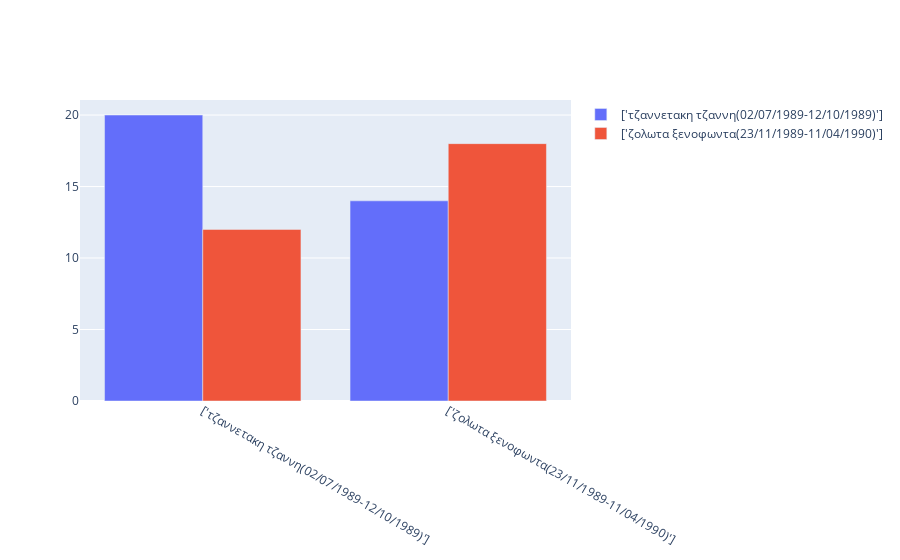

Source (notebook cell):
### Code cell
import plotly.graph_objects as go

animals=list(total[123].keys())

fig = go.Figure(data=[
    go.Bar(name=list(total[123].keys())[0], x=animals, y=[20, 14, 23]),
    go.Bar(name=list(total[123].keys())[1], x=animals, y=[12, 18, 29])
])
# Change the bar mode
fig.update_layout(barmode='group')
fig.show()

### Figure 1 — Plotly figure (JSON) as saved in the notebook; plotly's stock layout.template omitted (floating-point values rounded to 4 significant figures)
{"data": [{"name": "['τζαννετακη τζαννη(02/07/1989-12/10/1989)']", "type": "bar", "x": ["['τζαννετακη τζαννη(02/07/1989-12/10/1989)']", "['ζολωτα ξενοφωντα(23/11/1989-11/04/1990)']"], "y": [20, 14, 23]}, {"name": "['ζολωτα ξενοφωντα(23/11/1989-11/04/1990)']", "type": "bar", "x": ["['τζαννετακη τζαννη(02/07/1989-12/10/1989)']", "['ζολωτα ξενοφωντα(23/11/1989-11/04/1990)']"], "y": [12, 18, 29]}], "layout": {"barmode": "group"}}
